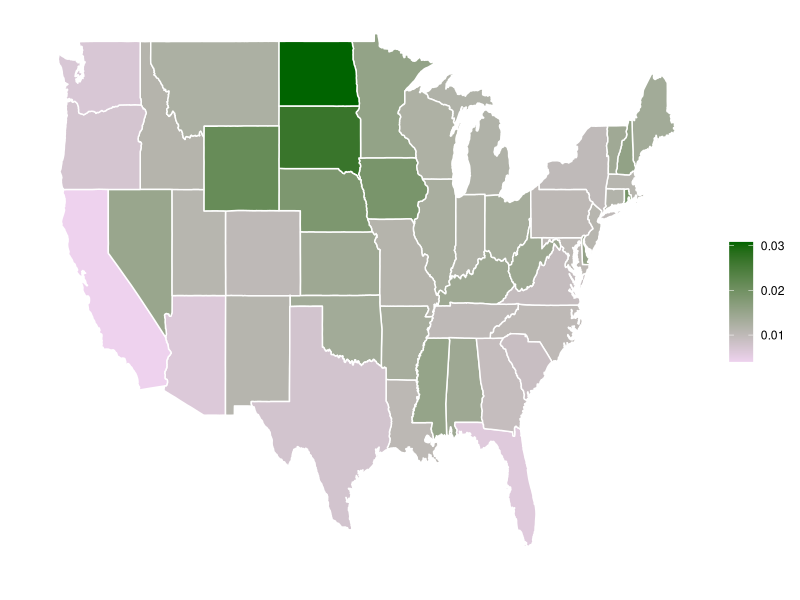

Generate this figure with R:
library(tidyverse)
library(egg)

distances <- read_csv("data/distances.csv")

### Fig. 1
Total <- merge(
  map_data("state"),
  distances
) %>% arrange(order)

p3 <- ggplot(Total) +
  geom_polygon(
    aes(x = long, y = lat, group = group, fill = d),
    colour = "white"
  ) +
  scale_fill_continuous(low = "thistle2", high = "darkgreen", guide = "colorbar") +
  theme_bw() +
  labs(fill = "", x = "", y = "") +
  scale_y_continuous(breaks = c()) +
  scale_x_continuous(breaks = c()) +
  theme(panel.border = element_blank())

ggsave(paste0("results/Fig2.eps"), p3, width = 0.75*8, height = 0.33*11)
